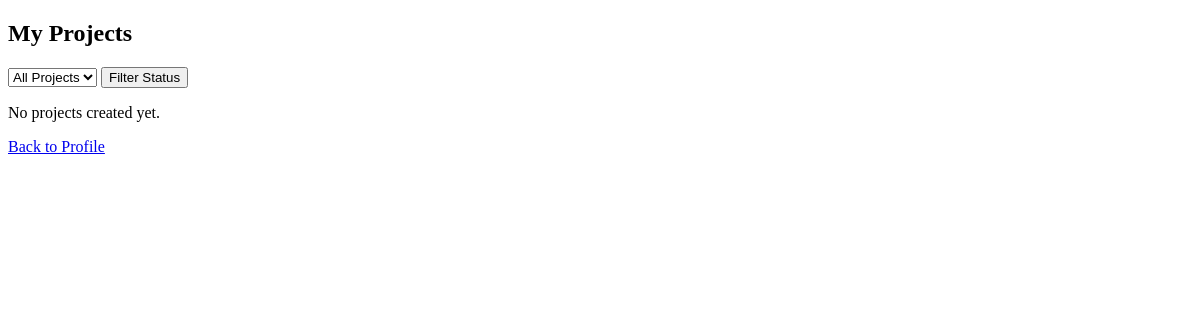
The app's page /my_projects/ (signed in), older data.
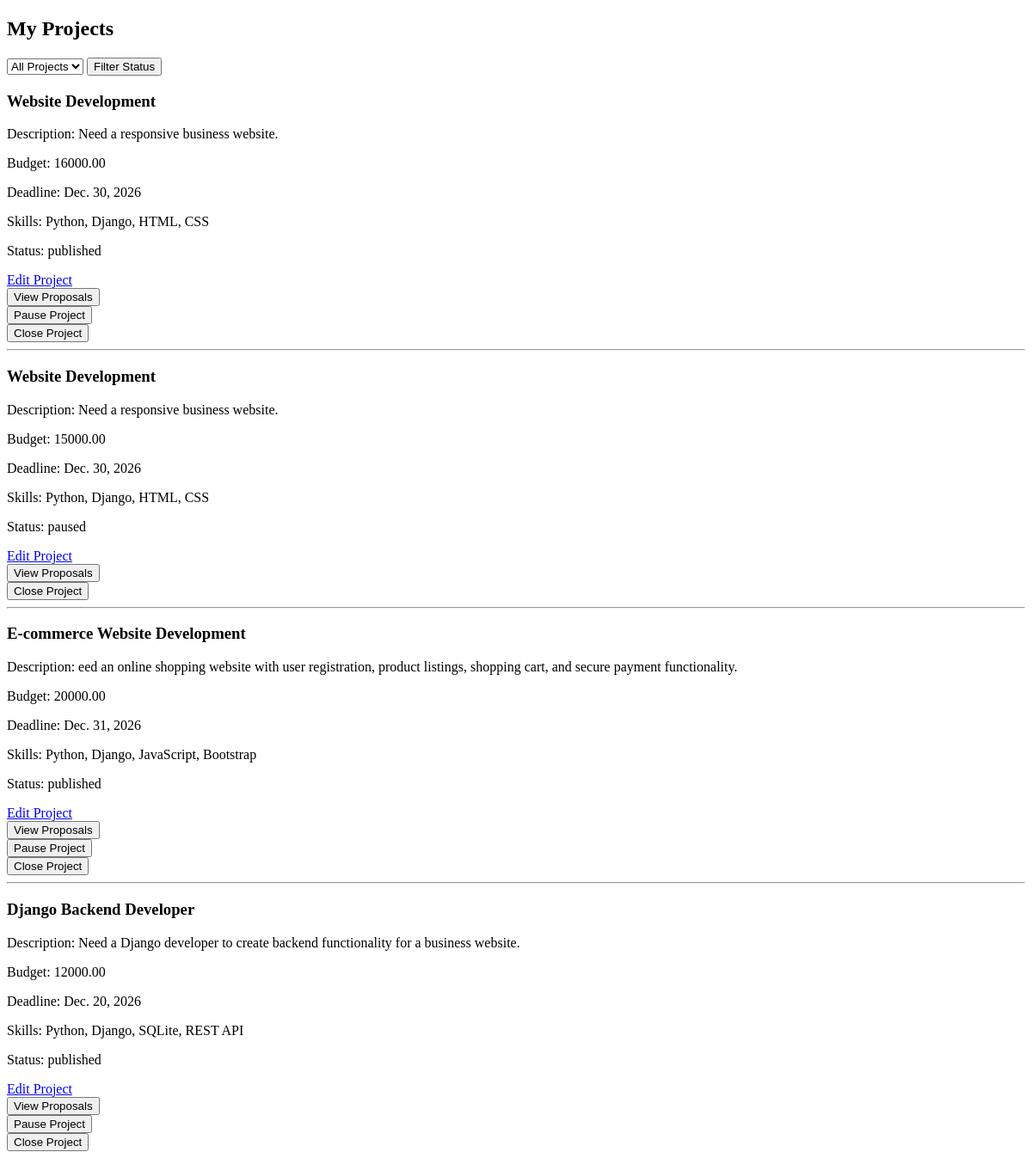
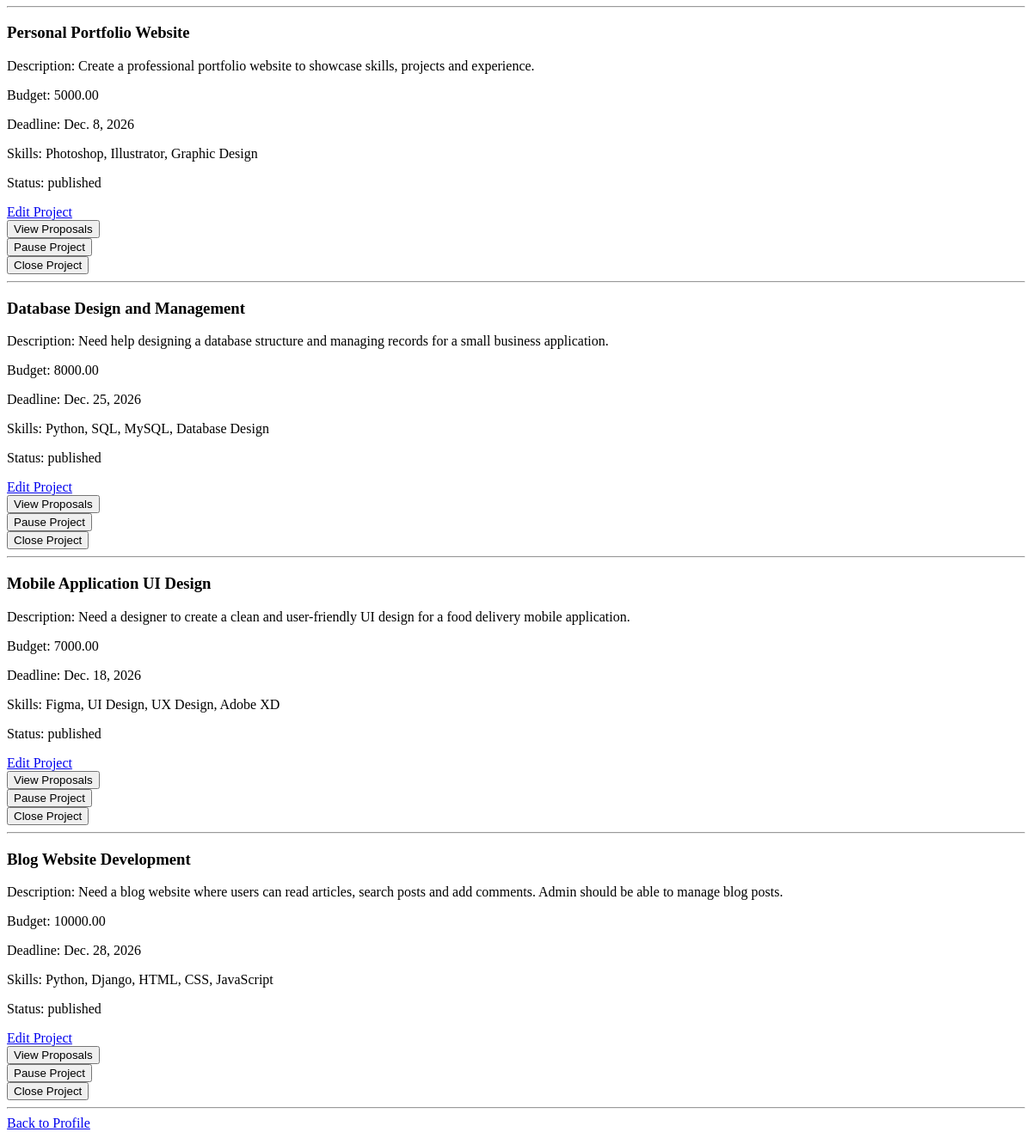
The same page, newer data (2 pictures, top to bottom).
### appfreelance/models.py (models this page shows, shortened)
class Project(models.Model):
    STATUS_CHOICES=[
        ('draft','Draft'),
        ('published','Published'),
        ('paused','Paused'),
        ('closed','Closed'),
        ('archived','Archived'),]
    client=models.ForeignKey(CustomUser,on_delete=models.CASCADE,related_name='projects')
    title=models.CharField(max_length=100)
    description=models.TextField()
    budget=models.DecimalField(max_digits=10,decimal_places=2)
    deadline=models.DateField()
    required_skills=models.TextField()
    status=models.CharField(choices=STATUS_CHOICES,default='draft')
    created_url=models.DateTimeField(auto_now_add=True)
    updated_url=models.DateTimeField(auto_now=True)

### appfreelance/views.py (the view)
# urls.py: path('my_projects/', views.my_projects, name='my_projects'),
def my_projects(request):
    if not request.user.is_authenticated:
        return redirect('logn')
    if not request.user.is_client:
        return redirect('profile')
    status = request.GET.get('status')
    projects = Project.objects.filter(client=request.user)
    if status:
        projects = projects.filter(status=status)
    return render(request, 'my_projects.html', {'projects': projects})

### templates/my_projects.html (shortened to what this page needs)
<!DOCTYPE html>
<html lang="en">
<head>
</head>
<body>
<h2>My Projects</h2>
<form method="GET">
    <select name="status">
        <option value="">All Projects</option>
    </select>
    <button type="submit">Filter Status</button>
</form>
{% for project in projects %}
    <h3>{{ project.title }}</h3>
    <p>Description: {{ project.description }}</p>
    <p>Budget: {{ project.budget }}</p>
    <p>Deadline: {{ project.deadline }}</p>
    <p>Skills: {{ project.required_skills }}</p>
    <p>Status: {{ project.status }}</p>
<a href="{% url 'edit_project' project.id %}">Edit Project</a><br>
<a href="{% url 'view_proposals' project.id %}">
    <button type="button">View Proposals</button>
</a>
{% if project.status == 'published' %}
    <form method="POST" action="{% url 'pause_project' project.id %}">
        <button type="submit">Pause Project</button>
    </form>
{% endif %}
{% if project.status == 'published' or project.status == 'paused' %}
    <form method="POST" action="{% url 'close_project' project.id %}">
        <button type="submit">Close Project</button>
    </form>
{% endif %}
    <hr>
{% empty %}
    <p>No projects created yet.</p>
{% endfor %}
<a href="{% url 'profile' %}">Back to Profile</a>
</body>
</html>

Row changes from the older to the newer data that the page shows:
added Project: title "Website Development", description "Need a responsive business website.", budget "16000.00", deadline "Dec. 30, 2026", required_skills "Python, Django, HTML, CSS", status "published", shows "Pause Project", shows "Close Project"
added Project: title "Website Development", description "Need a responsive business website.", budget "15000.00", deadline "Dec. 30, 2026", required_skills "Python, Django, HTML, CSS", status "paused", shows "Close Project"
added Project: title "E-commerce Website Development", description "eed an online shopping website with user registration, product listings, shopping cart, and secure payment functionality.", budget "20000.00", deadline "Dec. 31, 2026", required_skills "Python, Django, JavaScript, Bootstrap", status "published", shows "Pause Project", shows "Close Project"
added Project: title "Django Backend Developer", description "Need a Django developer to create backend functionality for a business website.", budget "12000.00", deadline "Dec. 20, 2026", required_skills "Python, Django, SQLite, REST API", status "published", shows "Pause Project", shows "Close Project"
added Project: title "Personal Portfolio Website", description "Create a professional portfolio website to showcase skills, projects and experience.", budget "5000.00", deadline "Dec. 8, 2026", required_skills "Photoshop, Illustrator, Graphic Design", status "published", shows "Pause Project", shows "Close Project"
added Project: title "Database Design and Management", description "Need help designing a database structure and managing records for a small business application.", budget "8000.00", deadline "Dec. 25, 2026", required_skills "Python, SQL, MySQL, Database Design", status "published", shows "Pause Project", shows "Close Project"
added Project: title "Mobile Application UI Design", description "Need a designer to create a clean and user-friendly UI design for a food delivery mobile application.", budget "7000.00", deadline "Dec. 18, 2026", required_skills "Figma, UI Design, UX Design, Adobe XD", status "published", shows "Pause Project", shows "Close Project"
added Project: title "Blog Website Development", description "Need a blog website where users can read articles, search posts and add comments. Admin should be able to manage blog posts.", budget "10000.00", deadline "Dec. 28, 2026", required_skills "Python, Django, HTML, CSS, JavaScript", status "published", shows "Pause Project", shows "Close Project"
Text that changed along with them:
text no longer shown: "No projects created yet."
